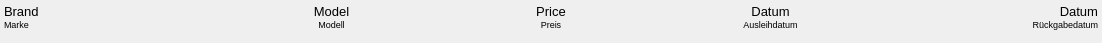
<?xml version="1.0" encoding="UTF-8"?>
<ui version="4.0">
 <class>HistoryListItem</class>
 <widget class="QWidget" name="HistoryListItem">
  <property name="geometry">
   <rect>
    <x>0</x>
    <y>0</y>
    <width>1102</width>
    <height>43</height>
   </rect>
  </property>
  <property name="windowTitle">
   <string>Form</string>
  </property>
  <property name="styleSheet">
   <string notr="true">border: 0px;
background: none;</string>
  </property>
  <layout class="QGridLayout" name="gridLayout" rowstretch="1,1" rowminimumheight="0,1" columnminimumwidth="0,0,0,0,0">
   <property name="leftMargin">
    <number>4</number>
   </property>
   <property name="topMargin">
    <number>4</number>
   </property>
   <property name="rightMargin">
    <number>4</number>
   </property>
   <property name="bottomMargin">
    <number>4</number>
   </property>
   <property name="horizontalSpacing">
    <number>4</number>
   </property>
   <property name="verticalSpacing">
    <number>0</number>
   </property>
   <item row="0" column="0">
    <widget class="QLabel" name="lblBrand">
     <property name="font">
      <font>
       <family>Segoe UI</family>
       <pointsize>10</pointsize>
       <bold>false</bold>
      </font>
     </property>
     <property name="text">
      <string>Brand</string>
     </property>
     <property name="alignment">
      <set>Qt::AlignmentFlag::AlignBottom|Qt::AlignmentFlag::AlignLeading|Qt::AlignmentFlag::AlignLeft</set>
     </property>
    </widget>
   </item>
   <item row="0" column="1">
    <widget class="QLabel" name="lblModel">
     <property name="font">
      <font>
       <family>Segoe UI</family>
       <pointsize>10</pointsize>
       <bold>false</bold>
      </font>
     </property>
     <property name="text">
      <string>Model</string>
     </property>
     <property name="alignment">
      <set>Qt::AlignmentFlag::AlignHCenter|Qt::AlignmentFlag::AlignTop</set>
     </property>
    </widget>
   </item>
   <item row="0" column="2">
    <widget class="QLabel" name="lblPrice">
     <property name="font">
      <font>
       <family>Segoe UI</family>
       <pointsize>10</pointsize>
       <bold>false</bold>
      </font>
     </property>
     <property name="text">
      <string>Price</string>
     </property>
     <property name="alignment">
      <set>Qt::AlignmentFlag::AlignHCenter|Qt::AlignmentFlag::AlignTop</set>
     </property>
    </widget>
   </item>
   <item row="0" column="3">
    <widget class="QLabel" name="lblDateFrom">
     <property name="minimumSize">
      <size>
       <width>0</width>
       <height>0</height>
      </size>
     </property>
     <property name="font">
      <font>
       <family>Segoe UI</family>
       <pointsize>10</pointsize>
       <bold>false</bold>
      </font>
     </property>
     <property name="text">
      <string>Datum</string>
     </property>
     <property name="alignment">
      <set>Qt::AlignmentFlag::AlignHCenter|Qt::AlignmentFlag::AlignTop</set>
     </property>
    </widget>
   </item>
   <item row="0" column="4">
    <widget class="QLabel" name="lblDateTo">
     <property name="font">
      <font>
       <family>Segoe UI</family>
       <pointsize>10</pointsize>
       <bold>false</bold>
      </font>
     </property>
     <property name="text">
      <string>Datum</string>
     </property>
     <property name="alignment">
      <set>Qt::AlignmentFlag::AlignRight|Qt::AlignmentFlag::AlignTop|Qt::AlignmentFlag::AlignTrailing</set>
     </property>
    </widget>
   </item>
   <item row="1" column="0">
    <widget class="QLabel" name="label_4">
     <property name="font">
      <font>
       <family>Segoe UI</family>
       <pointsize>7</pointsize>
       <bold>false</bold>
      </font>
     </property>
     <property name="text">
      <string>Marke</string>
     </property>
     <property name="alignment">
      <set>Qt::AlignmentFlag::AlignLeading|Qt::AlignmentFlag::AlignLeft|Qt::AlignmentFlag::AlignTop</set>
     </property>
    </widget>
   </item>
   <item row="1" column="1">
    <widget class="QLabel" name="label_5">
     <property name="font">
      <font>
       <family>Segoe UI</family>
       <pointsize>7</pointsize>
       <bold>false</bold>
      </font>
     </property>
     <property name="text">
      <string>Modell</string>
     </property>
     <property name="alignment">
      <set>Qt::AlignmentFlag::AlignHCenter|Qt::AlignmentFlag::AlignTop</set>
     </property>
    </widget>
   </item>
   <item row="1" column="2">
    <widget class="QLabel" name="label_6">
     <property name="font">
      <font>
       <family>Segoe UI</family>
       <pointsize>7</pointsize>
       <bold>false</bold>
      </font>
     </property>
     <property name="text">
      <string>Preis</string>
     </property>
     <property name="alignment">
      <set>Qt::AlignmentFlag::AlignHCenter|Qt::AlignmentFlag::AlignTop</set>
     </property>
    </widget>
   </item>
   <item row="1" column="3">
    <widget class="QLabel" name="label_7">
     <property name="font">
      <font>
       <family>Segoe UI</family>
       <pointsize>7</pointsize>
       <bold>false</bold>
      </font>
     </property>
     <property name="text">
      <string>Ausleihdatum</string>
     </property>
     <property name="alignment">
      <set>Qt::AlignmentFlag::AlignHCenter|Qt::AlignmentFlag::AlignTop</set>
     </property>
    </widget>
   </item>
   <item row="1" column="4">
    <widget class="QLabel" name="label_8">
     <property name="sizePolicy">
      <sizepolicy hsizetype="Preferred" vsizetype="Preferred">
       <horstretch>0</horstretch>
       <verstretch>0</verstretch>
      </sizepolicy>
     </property>
     <property name="minimumSize">
      <size>
       <width>0</width>
       <height>20</height>
      </size>
     </property>
     <property name="font">
      <font>
       <family>Segoe UI</family>
       <pointsize>7</pointsize>
       <bold>false</bold>
      </font>
     </property>
     <property name="text">
      <string>Rückgabedatum</string>
     </property>
     <property name="alignment">
      <set>Qt::AlignmentFlag::AlignRight|Qt::AlignmentFlag::AlignTop|Qt::AlignmentFlag::AlignTrailing</set>
     </property>
    </widget>
   </item>
  </layout>
 </widget>
 <resources/>
 <connections/>
</ui>
